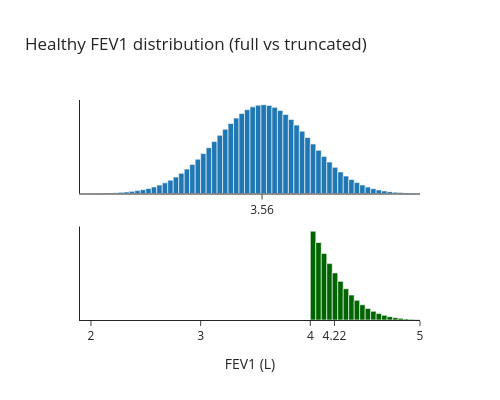

The notebook cell this image was saved under:
### Code cell
fig = make_subplots(2, 1, shared_xaxes=False)

hfev1_prior = {"type": "default", "height": 173, "age": 35, "sex": "Female"}
HFEV1 = mh.VariableNode("Healthy FEV1 (L)", 1, 6, 0.05, prior=hfev1_prior)

xmin = 1.9
xmax = 5
ih.plot_histogram(fig, HFEV1, HFEV1.cpt, xmin, xmax, 1, 1, colour=BLUE)

hist_max = 4
hfev1_trunc = HFEV1.cpt.copy()
bin_idx = np.argmin(HFEV1.bins < hist_max + 0.001) - 1
hfev1_trunc[0:bin_idx] = 0
hfev1_trunc /= hfev1_trunc.sum()
ih.plot_histogram(fig, HFEV1, hfev1_trunc, xmin, xmax, 2, 1, colour=DARK_GREEN)

mean_full = HFEV1.get_mean(HFEV1.cpt)
mean_trunc = HFEV1.get_mean(hfev1_trunc)

fig.update_xaxes(
    tickvals=[round(mean_full, 2)],
    ticktext=[f"{mean_full:.2f}"],
    row=1,
    col=1,
    range=[1.9, 5],
)
fig.update_xaxes(
    title="FEV1 (L)",
    tickvals=[2, 3, round(mean_trunc, 2), 4, 5],
    ticktext=[2, 3, f"{mean_trunc:.2f}", 4, 5],
    row=2,
    col=1,
)

fig.update_yaxes(showticklabels=False, ticks="", row=1, col=1)
fig.update_yaxes(showticklabels=False, ticks="", row=2, col=1)

title = "Healthy FEV1 distribution (full vs truncated)"
fig.update_layout(
    width=500,
    height=400,
    template="simple_white",
    showlegend=False,
    title=title,
)

fig.show()
# fig.write_image(dh.get_path_to_main() + f"PlotsCFR/{title}.pdf")

### Figure 1 — Plotly figure (JSON) as saved in the notebook; plotly's stock layout.template omitted (floating-point values rounded to 4 significant figures)
{"data": [{"histfunc": "sum", "marker": {"color": "#1f77b4"}, "opacity": 1, "type": "histogram", "x": [1, 1.05, 1.1, 1.15, 1.2, 1.25, 1.3, 1.35, 1.4, 1.45, 1.5, 1.55, 1.6, 1.65, 1.7, 1.75, 1.8, 1.85, 1.9, 1.95, 2.0, 2.05, 2.1, 2.15, 2.2, 2.25, 2.3, 2.35, 2.4, 2.45, 2.5, 2.55, 2.6, 2.65, 2.7, 2.75, 2.8, 2.85, 2.9, 2.95, 3.0, 3.05, 3.1, 3.15, 3.2, 3.25, 3.3, 3.35, 3.4, 3.45, 3.5, 3.55, 3.6, 3.65, 3.7, 3.75, 3.8, 3.85, 3.9, 3.95, 4.0, 4.05, 4.1, 4.15, 4.2, 4.25, 4.3, 4.35, 4.4, 4.45, 4.5, 4.55, 4.6, 4.65, 4.7, 4.75, 4.8, 4.85, 4.9, 4.95, 5.0, 5.05, 5.1, 5.15, 5.2, 5.25, 5.3, 5.35, 5.4, 5.45, 5.5, 5.55, 5.6, 5.65, 5.7, 5.75, 5.8, 5.85, 5.9, 5.95], "xaxis": "x", "xbins": {"end": 5, "size": 0.05, "start": 1.9}, "y": [9.554e-09, 1.633e-08, 2.774e-08, 4.685e-08, 7.861e-08, 1.31e-07, 2.169e-07, 3.563e-07, 5.811e-07, 9.403e-07, 1.509e-06, 2.403e-06, 3.793e-06, 5.935e-06, 9.205e-06, 1.415e-05, 2.154e-05, 3.249e-05, 4.853e-05, 7.178e-05, 0.0001051, 0.0001524, 0.0002186, 0.0003103, 0.0004359, 0.0006056, 0.0008324, 0.001131, 0.001521, 0.002021, 0.002655, 0.003448, 0.004425, 0.005612, 0.007033, 0.008707, 0.01065, 0.01287, 0.01535, 0.01809, 0.02104, 0.02417, 0.02741, 0.03068, 0.0339, 0.03696, 0.03977, 0.04222, 0.04422, 0.0457, 0.04658, 0.04684, 0.04644, 0.04542, 0.0438, 0.04164, 0.03903, 0.03607, 0.03286, 0.02951, 0.02611, 0.02277, 0.01957, 0.01658, 0.01383, 0.01137, 0.009207, 0.007344, 0.005771, 0.004466, 0.003404, 0.002555, 0.001888, 0.001374, 0.0009844, 0.0006943, 0.0004821, 0.0003295, 0.0002217, 0.0001468, 9.566e-05, 6.135e-05, 3.871e-05, 2.404e-05, 1.469e-05, 8.828e-06, 5.221e-06, 3.037e-06, 1.738e-06, 9.781e-07, 5.414e-07, 2.948e-07, 1.578e-07, 8.309e-08, 4.302e-08, 2.19e-08, 1.096e-08, 5.393e-09, 2.609e-09, 1.241e-09], "yaxis": "y"}, {"histfunc": "sum", "marker": {"color": "#006400"}, "opacity": 1, "type": "histogram", "x": [1, 1.05, 1.1, 1.15, 1.2, 1.25, 1.3, 1.35, 1.4, 1.45, 1.5, 1.55, 1.6, 1.65, 1.7, 1.75, 1.8, 1.85, 1.9, 1.95, 2.0, 2.05, 2.1, 2.15, 2.2, 2.25, 2.3, 2.35, 2.4, 2.45, 2.5, 2.55, 2.6, 2.65, 2.7, 2.75, 2.8, 2.85, 2.9, 2.95, 3.0, 3.05, 3.1, 3.15, 3.2, 3.25, 3.3, 3.35, 3.4, 3.45, 3.5, 3.55, 3.6, 3.65, 3.7, 3.75, 3.8, 3.85, 3.9, 3.95, 4.0, 4.05, 4.1, 4.15, 4.2, 4.25, 4.3, 4.35, 4.4, 4.45, 4.5, 4.55, 4.6, 4.65, 4.7, 4.75, 4.8, 4.85, 4.9, 4.95, 5.0, 5.05, 5.1, 5.15, 5.2, 5.25, 5.3, 5.35, 5.4, 5.45, 5.5, 5.55, 5.6, 5.65, 5.7, 5.75, 5.8, 5.85, 5.9, 5.95], "xaxis": "x2", "xbins": {"end": 5, "size": 0.05, "start": 1.9}, "y": [0, 0, 0, 0, 0, 0, 0, 0, 0, 0, 0, 0, 0, 0, 0, 0, 0, 0, 0, 0, 0, 0, 0, 0, 0, 0, 0, 0, 0, 0, 0, 0, 0, 0, 0, 0, 0, 0, 0, 0, 0, 0, 0, 0, 0, 0, 0, 0, 0, 0, 0, 0, 0, 0, 0, 0, 0, 0, 0, 0, 0.1748, 0.1525, 0.131, 0.111, 0.0926, 0.07612, 0.06164, 0.04917, 0.03864, 0.0299, 0.02279, 0.0171, 0.01264, 0.009199, 0.006591, 0.004649, 0.003228, 0.002206, 0.001484, 0.0009829, 0.0006405, 0.0004108, 0.0002592, 0.000161, 9.834e-05, 5.911e-05, 3.495e-05, 2.033e-05, 1.164e-05, 6.549e-06, 3.625e-06, 1.974e-06, 1.057e-06, 5.564e-07, 2.88e-07, 1.466e-07, 7.338e-08, 3.611e-08, 1.747e-08, 8.306e-09], "yaxis": "y2"}], "layout": {"height": 400, "showlegend": false, "title": {"text": "Healthy FEV1 distribution (full vs truncated)"}, "width": 500, "xaxis": {"anchor": "y", "domain": [0, 1], "nticks": 20, "range": [1.9, 5], "ticktext": ["3.56"], "tickvals": [3.56], "title": {}}, "xaxis2": {"anchor": "y2", "domain": [0, 1], "nticks": 20, "range": [1.9, 5], "ticktext": [2, 3, "4.22", 4, 5], "tickvals": [2, 3, 4.22, 4, 5], "title": {"text": "FEV1 (L)"}}, "yaxis": {"anchor": "x", "domain": [0.575, 1], "showgrid": false, "showticklabels": false, "ticks": ""}, "yaxis2": {"anchor": "x2", "domain": [0, 0.425], "showgrid": false, "showticklabels": false, "ticks": ""}}}
